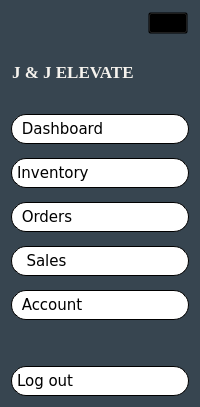
     <widget class="QWidget" name="leftmenu" native="true">
      <property name="sizePolicy">
       <sizepolicy hsizetype="Preferred" vsizetype="Expanding">
        <horstretch>0</horstretch>
        <verstretch>0</verstretch>
       </sizepolicy>
      </property>
      <property name="minimumSize">
       <size>
        <width>150</width>
        <height>0</height>
       </size>
      </property>
      <property name="styleSheet">
       <string notr="true">background-color:#374550;
</string>
      </property>
      <layout class="QVBoxLayout" name="verticalLayout_11">
       <item>
        <widget class="QFrame" name="frame_5">
         <property name="styleSheet">
          <string notr="true">background: transparent;
</string>
         </property>
         <property name="frameShape">
          <enum>QFrame::StyledPanel</enum>
         </property>
         <property name="frameShadow">
          <enum>QFrame::Raised</enum>
         </property>
         <layout class="QVBoxLayout" name="verticalLayout_12">
          <property name="leftMargin">
           <number>0</number>
          </property>
          <property name="topMargin">
           <number>0</number>
          </property>
          <property name="rightMargin">
           <number>0</number>
          </property>
          <property name="bottomMargin">
           <number>0</number>
          </property>
          <item alignment="Qt::AlignRight|Qt::AlignTop">
           <widget class="QPushButton" name="pushButton">
            <property name="styleSheet">
             <string notr="true">background: transparent;
</string>
            </property>
            <property name="text">
             <string/>
            </property>
            <property name="icon">
             <iconset>
              <normaloff>icons8-menu-25.png</normaloff>icons8-menu-25.png</iconset>
            </property>
            <property name="iconSize">
             <size>
              <width>20</width>
              <height>20</height>
             </size>
            </property>
           </widget>
          </item>
         </layout>
        </widget>
       </item>
       <item>
        <widget class="QFrame" name="frame_4">
         <property name="styleSheet">
          <string notr="true">background: transparent;
</string>
         </property>
         <property name="frameShape">
          <enum>QFrame::StyledPanel</enum>
         </property>
         <property name="frameShadow">
          <enum>QFrame::Raised</enum>
         </property>
         <layout class="QVBoxLayout" name="verticalLayout">
          <property name="leftMargin">
           <number>0</number>
          </property>
          <property name="topMargin">
           <number>0</number>
          </property>
          <property name="rightMargin">
           <number>0</number>
          </property>
          <property name="bottomMargin">
           <number>0</number>
          </property>
          <item>
           <widget class="QLabel" name="logo">
            <property name="maximumSize">
             <size>
              <width>135</width>
              <height>80</height>
             </size>
            </property>
            <property name="text">
             <string/>
            </property>
            <property name="pixmap">
             <pixmap>../cashier/Cashier Interface/JJLOGO.png</pixmap>
            </property>
            <property name="scaledContents">
             <bool>true</bool>
            </property>
           </widget>
          </item>
          <item>
           <widget class="QLabel" name="JJelevate_text">
            <property name="font">
             <font>
              <family>Georgia</family>
              <pointsize>13</pointsize>
              <weight>75</weight>
              <bold>true</bold>
             </font>
            </property>
            <property name="styleSheet">
             <string notr="true">color: #f6f3ee; </string>
            </property>
            <property name="text">
             <string>J &amp; J ELEVATE</string>
            </property>
            <property name="scaledContents">
             <bool>true</bool>
            </property>
           </widget>
          </item>
          <item>
           <spacer name="verticalSpacer">
            <property name="orientation">
             <enum>Qt::Vertical</enum>
            </property>
            <property name="sizeType">
             <enum>QSizePolicy::Minimum</enum>
            </property>
            <property name="sizeHint" stdset="0">
             <size>
              <width>20</width>
              <height>25</height>
             </size>
            </property>
           </spacer>
          </item>
         </layout>
        </widget>
       </item>
       <item>
        <widget class="QPushButton" name="btnDashboard">
         <property name="font">
          <font>
           <family>Verdana</family>
           <pointsize>11</pointsize>
          </font>
         </property>
         <property name="styleSheet">
          <string notr="true">/* Default Inactive Buttons */
QPushButton {
    background-color: white;
    color: black;
    border-radius: 15px;
border: 1px solid #000000; 
    padding: 5px;
font-size: 12;
font-family: &quot;Verdana&quot;, sans-serif; 
text-align: left;}

/* Hover Effect on Inactive Buttons */
QPushButton:hover {
    background-color:#8d2721;
color:white;
}

/* Active Button (Current Page) */
QPushButton#activeButton {
    background-color: #8d2721;
    color: white;
}
</string>
         </property>
         <property name="text">
          <string> Dashboard</string>
         </property>
         <property name="icon">
          <iconset>
           <normaloff>dashboard_icon.svg</normaloff>dashboard_icon.svg</iconset>
         </property>
         <property name="iconSize">
          <size>
           <width>25</width>
           <height>25</height>
          </size>
         </property>
        </widget>
       </item>
       <item>
        <spacer name="vspacer2">
         <property name="orientation">
          <enum>Qt::Vertical</enum>
         </property>
         <property name="sizeType">
          <enum>QSizePolicy::Minimum</enum>
         </property>
         <property name="sizeHint" stdset="0">
          <size>
           <width>20</width>
           <height>8</height>
          </size>
         </property>
        </spacer>
       </item>
       <item>
        <widget class="QPushButton" name="btnInventory">
         <property name="font">
          <font>
           <family>Verdana</family>
           <pointsize>11</pointsize>
          </font>
         </property>
         <property name="styleSheet">
          <string notr="true">/* Default Inactive Buttons */
QPushButton {
    background-color: white;
    color: black;
    border-radius: 15px;
border: 1px solid #000000; 
    padding: 5px;
font-size: 12;
font-family: &quot;Verdana&quot;, sans-serif; 
text-align: left;}

/* Hover Effect on Inactive Buttons */
QPushButton:hover {
    background-color:#8d2721;
color:white;
}

/* Active Button (Current Page) */
QPushButton#activeButton {
    background-color: #8d2721;
    color: white;
}
</string>
         </property>
         <property name="text">
          <string>Inventory</string>
         </property>
         <property name="icon">
          <iconset>
           <normaloff>inventory_icon.svg</normaloff>inventory_icon.svg</iconset>
         </property>
         <property name="iconSize">
          <size>
           <width>25</width>
           <height>25</height>
          </size>
         </property>
        </widget>
       </item>
       <item>
        <spacer name="vspacer3">
         <property name="orientation">
          <enum>Qt::Vertical</enum>
         </property>
         <property name="sizeType">
          <enum>QSizePolicy::Minimum</enum>
         </property>
         <property name="sizeHint" stdset="0">
          <size>
           <width>20</width>
           <height>8</height>
          </size>
         </property>
        </spacer>
       </item>
       <item>
        <widget class="QPushButton" name="btnOrders">
         <property name="font">
          <font>
           <family>Verdana</family>
           <pointsize>11</pointsize>
          </font>
         </property>
         <property name="styleSheet">
          <string notr="true">/* Default Inactive Buttons */
QPushButton {
    background-color: white;
    color: black;
    border-radius: 15px;
border: 1px solid #000000; 
    padding: 5px;
font-size: 12;
font-family: &quot;Verdana&quot;, sans-serif; 
text-align: left;}

/* Hover Effect on Inactive Buttons */
QPushButton:hover {
    background-color:#8d2721;
color:white;
}

/* Active Button (Current Page) */
QPushButton#activeButton {
    background-color: #8d2721;
    color: white;
}
</string>
         </property>
         <property name="text">
          <string> Orders</string>
         </property>
         <property name="icon">
          <iconset>
           <normaloff>orders_icon.svg</normaloff>orders_icon.svg</iconset>
         </property>
         <property name="iconSize">
          <size>
           <width>25</width>
           <height>25</height>
          </size>
         </property>
        </widget>
       </item>
       <item>
        <spacer name="vspacer4">
         <property name="orientation">
          <enum>Qt::Vertical</enum>
         </property>
         <property name="sizeType">
          <enum>QSizePolicy::Minimum</enum>
         </property>
         <property name="sizeHint" stdset="0">
          <size>
           <width>20</width>
           <height>8</height>
          </size>
         </property>
        </spacer>
       </item>
       <item>
        <widget class="QPushButton" name="btnSales">
         <property name="font">
          <font>
           <family>Verdana</family>
           <pointsize>11</pointsize>
          </font>
         </property>
         <property name="styleSheet">
          <string notr="true">/* Default Inactive Buttons */
QPushButton {
    background-color: white;
    color: black;
    border-radius: 15px;
border: 1px solid #000000; 
    padding: 5px;
font-size: 12;
font-family: &quot;Verdana&quot;, sans-serif; 
text-align: left;}

/* Hover Effect on Inactive Buttons */
QPushButton:hover {
    background-color:#8d2721;
color:white;
}

/* Active Button (Current Page) */
QPushButton#activeButton {
    background-color: #8d2721;
    color: white;
}

</string>
         </property>
         <property name="text">
          <string>  Sales</string>
         </property>
         <property name="icon">
          <iconset>
           <normaloff>sales_icon.svg</normaloff>sales_icon.svg</iconset>
         </property>
         <property name="iconSize">
          <size>
           <width>25</width>
           <height>25</height>
          </size>
         </property>
        </widget>
       </item>
       <item>
        <spacer name="vspacer5">
         <property name="orientation">
          <enum>Qt::Vertical</enum>
         </property>
         <property name="sizeType">
          <enum>QSizePolicy::Minimum</enum>
         </property>
         <property name="sizeHint" stdset="0">
          <size>
           <width>20</width>
           <height>8</height>
          </size>
         </property>
        </spacer>
       </item>
       <item>
        <widget class="QPushButton" name="btnAccount">
         <property name="font">
          <font>
           <family>Verdana</family>
           <pointsize>11</pointsize>
          </font>
         </property>
         <property name="styleSheet">
          <string notr="true">/* Default Inactive Buttons */
QPushButton {
    background-color: white;
    color: black;
    border-radius: 15px;
border: 1px solid #000000; 
    padding: 5px;
font-size: 12;
font-family: &quot;Verdana&quot;, sans-serif; 
text-align: left;}

/* Hover Effect on Inactive Buttons */
QPushButton:hover {
    background-color:#8d2721;
color:white;
}

/* Active Button (Current Page) */
QPushButton#activeButton {
    background-color: #8d2721;
    color: white;
}
</string>
         </property>
         <property name="text">
          <string> Account</string>
         </property>
         <property name="icon">
          <iconset>
           <normaloff>account_icon.svg</normaloff>account_icon.svg</iconset>
         </property>
         <property name="iconSize">
          <size>
           <width>25</width>
           <height>25</height>
          </size>
         </property>
        </widget>
       </item>
       <item>
        <spacer name="vspacer">
         <property name="orientation">
          <enum>Qt::Vertical</enum>
         </property>
         <property name="sizeHint" stdset="0">
          <size>
           <width>20</width>
           <height>40</height>
          </size>
         </property>
        </spacer>
       </item>
       <item>
        <widget class="QPushButton" name="btnLogout">
         <property name="font">
          <font>
           <family>Verdana</family>
           <pointsize>11</pointsize>
          </font>
         </property>
         <property name="styleSheet">
          <string notr="true">/* Default Inactive Buttons */
QPushButton {
    background-color: white;
    color: black;
    border-radius: 15px;
border: 1px solid #000000; 
    padding: 5px;
font-size: 12;
font-family: &quot;Verdana&quot;, sans-serif; 
text-align: left;}

/* Hover Effect on Inactive Buttons */
QPushButton:hover {
    background-color:#8d2721;
color:white;
}

/* Active Button (Current Page) */
QPushButton#activeButton {
    background-color: #8d2721;
    color: white;
}
</string>
         </property>
         <property name="text">
          <string>Log out</string>
         </property>
         <property name="icon">
          <iconset>
           <normaloff>logout_icon.svg</normaloff>logout_icon.svg</iconset>
         </property>
         <property name="iconSize">
          <size>
           <width>25</width>
           <height>25</height>
          </size>
         </property>
        </widget>
       </item>
      </layout>
     </widget>
